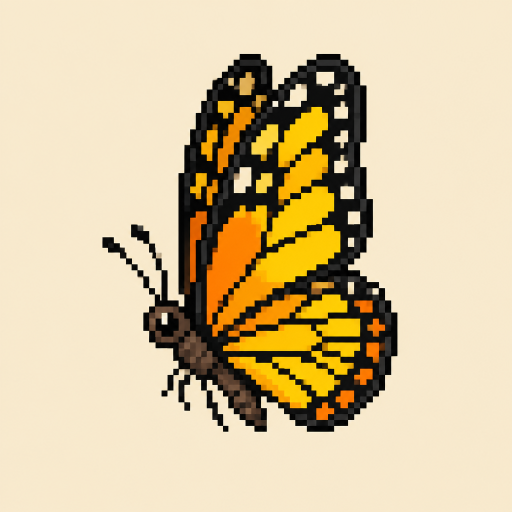
#> input picture docs/promo/butterfly_wing_closed_gen_ref.png, 1024 x 1024 px (shown at 1/2 size)
$ python -i build-gear-parity-assets.py   (imports and definitions only)
#> lines starting #> are read from the running program, lines starting #| are printed output that depends on the picture
#> further down, picture is the input picture: PIL image 1024x1024 RGBA; mean R, G, B, A 212.6, 194.1, 156.1, 255
### scripts/gen_slice_common.py
"""Shared text-to-image → hard-pixel slice helpers for linjian build scripts."""
from __future__ import annotations

from collections import deque
from pathlib import Path

import numpy as np
from PIL import Image

ROOT = Path(__file__).resolve().parents[1]
PROMO = ROOT / "docs" / "promo"
GEN_ASSETS = Path("/Users/ruska/.cursor/projects/Users-ruska-projects-3ds/assets")


def quantize_rgba(im: Image.Image, colors: int = 24) -> Image.Image:
    rgba = im.convert("RGBA")
    alpha = rgba.split()[-1]
    rgb = rgba.convert("RGB").quantize(colors=colors, method=Image.Quantize.MEDIANCUT)
    out = rgb.convert("RGBA")
    out.putalpha(alpha)
    return out


# [220 lines left out: functions bg_mask, kill_bg, subject_crop, hard_fit, chroma_key_fit, ecsp_remove_edge_background and 4 more, not called in this run]


def slice_equal(im: Image.Image, n: int, pad: float = 0.04) -> list[Image.Image]:
    return slice_grid(im, n, 1, pad=pad)


# [33 lines left out: functions slice_runs, load_gen, not called in this run]

### scripts/build-gear-parity-assets.py
#!/usr/bin/env python3
"""Slice tent pitch ritual + cook + cup deepen assets from text-to-image."""
from __future__ import annotations

from pathlib import Path

from gen_slice_common import hard_fit, load_gen, quantize_rgba, slice_equal, slice_grid
from PIL import Image

ROOT = Path(__file__).resolve().parents[1]
GEN = Path("/Users/ruska/.cursor/projects/Users-ruska-projects-3ds/assets")


def hard_panel(im: Image.Image, tw: int = 120, th: int = 76, colors: int = 40) -> Image.Image:
#> called with tw = 120, th = 76, colors = 40
    src = im.convert("RGBA")
    pad = max(2, min(src.width, src.height) // 50)
#> pad = 20
    src = src.crop((pad, pad, src.width - pad, src.height - pad))
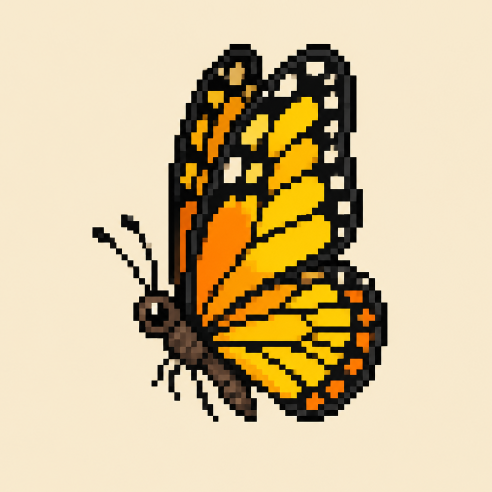
#> src: PIL image 984x984 RGBA (shown at 1/2 size); mean R, G, B, A 209.7, 190.8, 152, 255
    scale = max(tw / src.width, th / src.height)
#> scale = 0.122
    nw, nh = max(tw, int(src.width * scale)), max(th, int(src.height * scale))
#> nw = 120; nh = 120
    mid = src.resize((max(4, nw // 2), max(4, nh // 2)), Image.Resampling.BILINEAR)
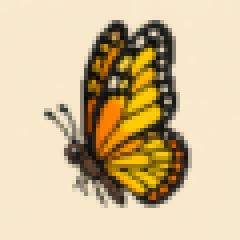
#> mid: PIL image 60x60 RGBA (shown 4 times larger); mean R, G, B, A 209.8, 190.7, 152.1, 255
    resized = mid.resize((nw, nh), Image.Resampling.NEAREST)
    ox, oy = (resized.width - tw) // 2, (resized.height - th) // 2
#> ox = 0; oy = 22
    cropped = resized.crop((ox, oy, ox + tw, oy + th))
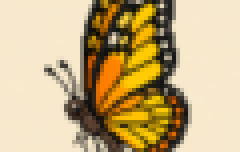
#> cropped: PIL image 120x76 RGBA (shown 2 times larger); mean R, G, B, A 196.8, 174.8, 129.2, 255
    small = cropped.resize((tw // 2, th // 2), Image.Resampling.BILINEAR)
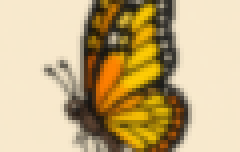
#> small: PIL image 60x38 RGBA (shown 4 times larger); mean R, G, B, A 196.9, 174.8, 129.2, 255
    return quantize_rgba(small.resize((tw, th), Image.Resampling.NEAREST), colors)
#> in quantize_rgba, `alpha = rgba.split()[-1]`: alpha: PIL image 120x76 L; every value is 255
#> in quantize_rgba, `rgb = rgba.convert("RGB").quantize(colors=colors, method=Image.Quantiz..`:
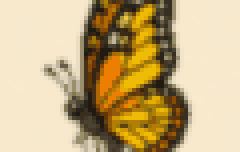
#> rgb: PIL image 120x76 P (shown 2 times larger); mean R, G, B 197.6, 174.9, 129.2


# [56 lines left out: functions save_panels, save_icons, main, not called in this run]


# [2 lines not run here, left out]

>>> from PIL import Image
>>> picture = Image.open('../docs/promo/butterfly_wing_closed_gen_ref.png')
>>> result = hard_panel(picture)
